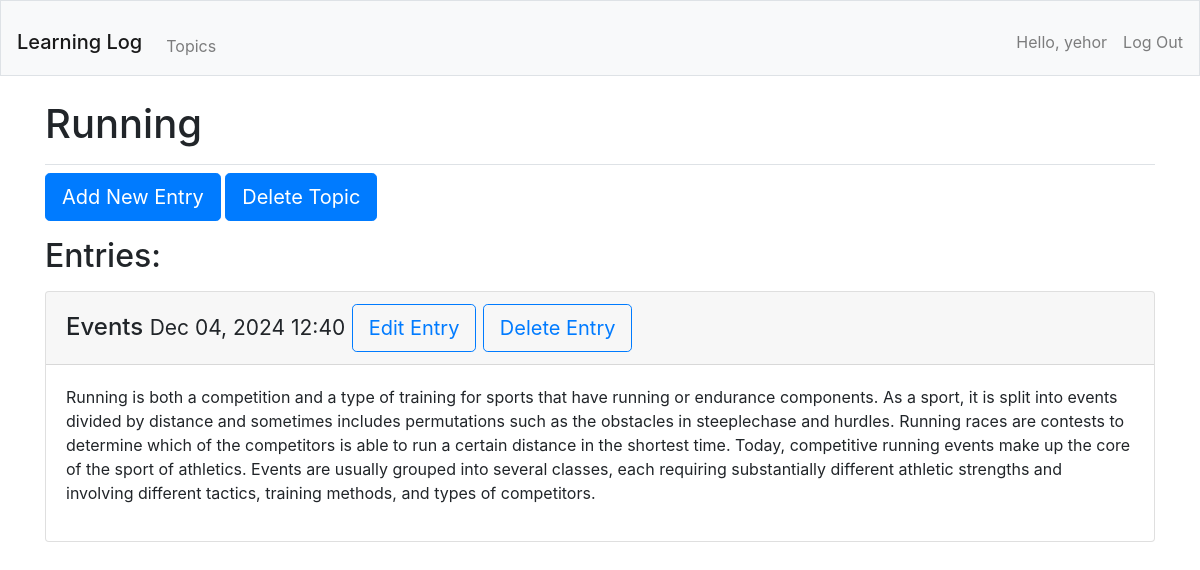
Page /topics/4/ (signed in) on the committed database.
### learning_logs/models.py (models this page shows, shortened)
class Topics(models.Model):
    text = models.CharField(max_length=200)
    date_added = models.DateTimeField(auto_now_add=True)
    owner = models.ForeignKey(User, on_delete=models.CASCADE)
    def __str__(self):
        return self.text

class Entry(models.Model):
    topic = models.ForeignKey(Topics, on_delete=models.CASCADE)
    title = models.CharField(max_length=200)
    text = models.TextField()
    date_added = models.DateTimeField(auto_now_add=True)
    class Meta:
        verbose_name_plural = 'entries'

### learning_logs/views.py (the view)
# urls.py: path('topics/<int:topic_id>/', views.topic, name='topic'),
@login_required
def topic(request, topic_id):
    topic = Topics.objects.get(id=topic_id)
    check_topic_owner(request, topic.owner)
    entries = topic.entry_set.order_by('-date_added')
    context = {'topic': topic, 'entries':entries}
    return render(request, 'learning_logs/topic.html', context)

### learning_logs/views.py (called while the page is built)
def check_topic_owner(request, owner):
    if owner != request.user:
        raise Http404

### learning_logs/templates/learning_logs/topic.html
{% extends 'learning_logs/base.html' %}
{% block page_header %}
    <h1>{{ topic }}</h1>
{% endblock page_header %}
{% block content %}
    <div class="mb-3">
        <a class="btn btn-lg btn-primary" href="{% url 'learning_logs:new_entry' topic.id %}">Add New Entry</a>
        <a class="btn btn-lg btn-primary" href="{% url 'learning_logs:delete_topic' topic.id %}">Delete Topic</a>
    </div>
    <div>
        <h2><p>Entries:</p></h2>
        {% for entry in entries %}
                <div class="card mb-3">
                    <h4 class="card-header">
                        {{ entry.title}}
                        <small>{{ entry.date_added|date:'M d, Y H:i' }}</small>
                        <a class="btn btn-lg btn-outline-primary " href="{% url 'learning_logs:edit_entry' entry.id %}">Edit Entry</a>
                        <a class="btn btn-lg btn-outline-primary " href="{% url 'learning_logs:delete_entry' topic.id entry.id %}">Delete Entry</a>
                    </h4>
                    <div class="card-body">
                        {{entry.text|linebreaks}}
                    </div>
                </div>
        {% empty %}
            <p>There are no entries for this topic yet.</p>
        {% endfor %}
    </div>
{% endblock content %}

### learning_logs/templates/learning_logs/base.html (shortened to what this page needs)
{% load bootstrap4 %}
<!doctype html>
<html lang="en">
<head>
    {% bootstrap_css %}
</head>
<body>
    <div>
        <nav class="navbar navbar-expand-md navbar-light bg-light mb-4 border">
        <h1><a class="navbar-brand mt-3" href="{% url 'learning_logs:index' %}">
            Learning Log</a></h1>
        <div class="collapse navbar-collapse" id="navbarCollapse">
            <ul class="navbar-nav mr-auto">
                <div class="mt-3">
                    <li class="nav-item">
                        <a class="nav-link" href="{% url 'learning_logs:topics' %}">Topics</a>
                    </li>
                </div>
            </ul>
            <ul class="navbar-nav ml-auto">
                {% if user.is_authenticated %}
                        <li class="nav-item">
                            <div class="mt-3">
                                <span class="navbar-text" style="padding-top: 0px; margin-right: 16px;">Hello, {{user.username}}</span>
                            </div>
                        </li>
                        <li class="nav-item">
                            <div class="mt-3">
                                <form method="post" action="{% url 'users:logout' %}">
                                    <button type="submit" class="nav-link" style="background:none; border:none; padding:0;">
                                        Log Out
                                    </button>
                                </form>
                            </div>
                        </li>
                {% endif %}
            </ul>
        </nav>
    </div>
    <main role="main" class="container">
        <div class="pb-2 mb-2 border-bottom">
            {% block page_header %}{% endblock page_header %}
        </div>
        <div>
            {% block content %}{% endblock content %}
        </div>
    </main>
</body>
</html>

### rows in the picture
Topics: text "Running"
Entry: title "Events", date_added "Dec 04, 2024 12:40", text "Running is both a competition and a type of training for sports that have running or endurance components. As a sport, it is split into events divided by distance and sometimes includes permutations such as the obstacles in steeplechase and hurdles. Running races are contests to determine which of the competitors is able to run a certain distance in the shortest time. Today, competitive running events make up the core of the sport of athletics. Events are usually grouped into several classes, each requiring substantially different athletic strengths and involving different tactics, training methods, and types of competitors."

### other values in the picture
{{ user.username }} "yehor"
